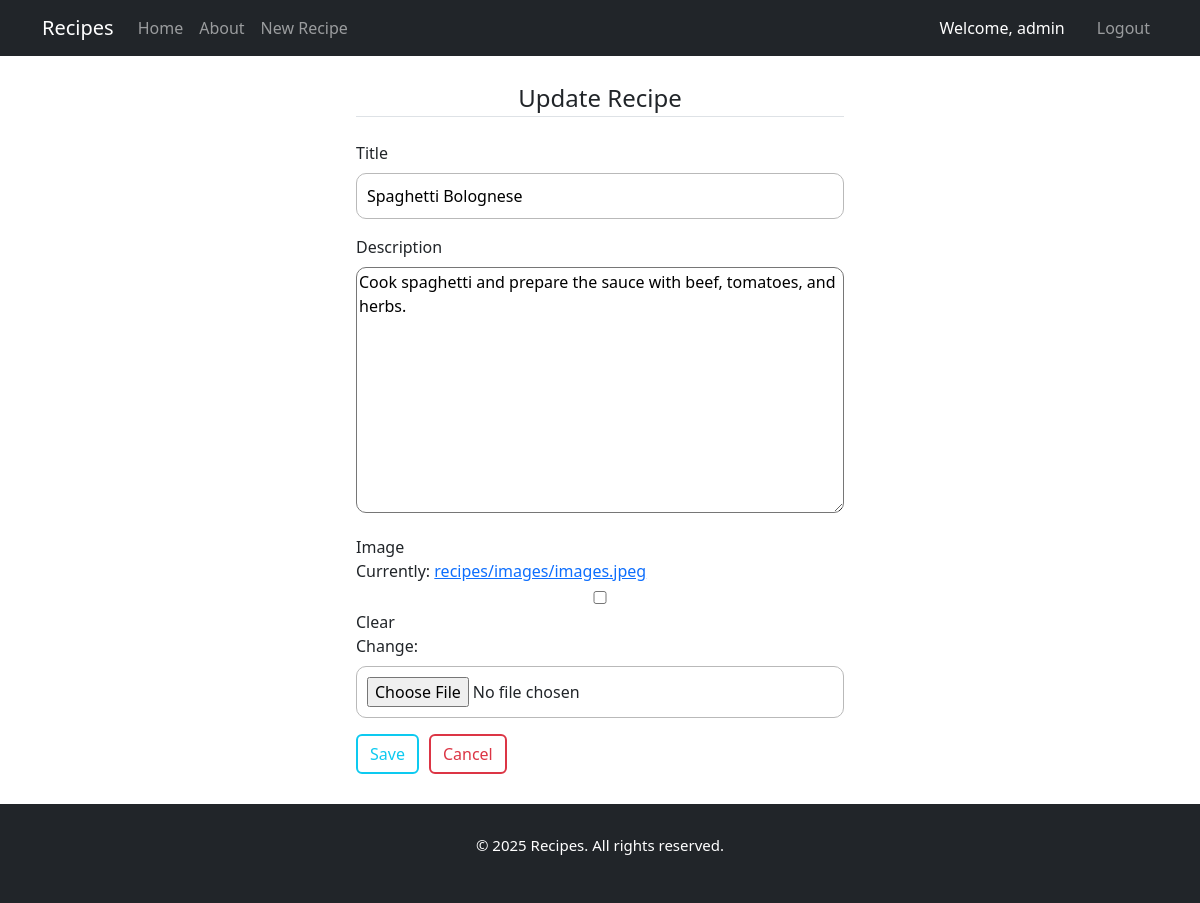
The page /recipe/1/update/ (signed in) on the database as committed earlier.
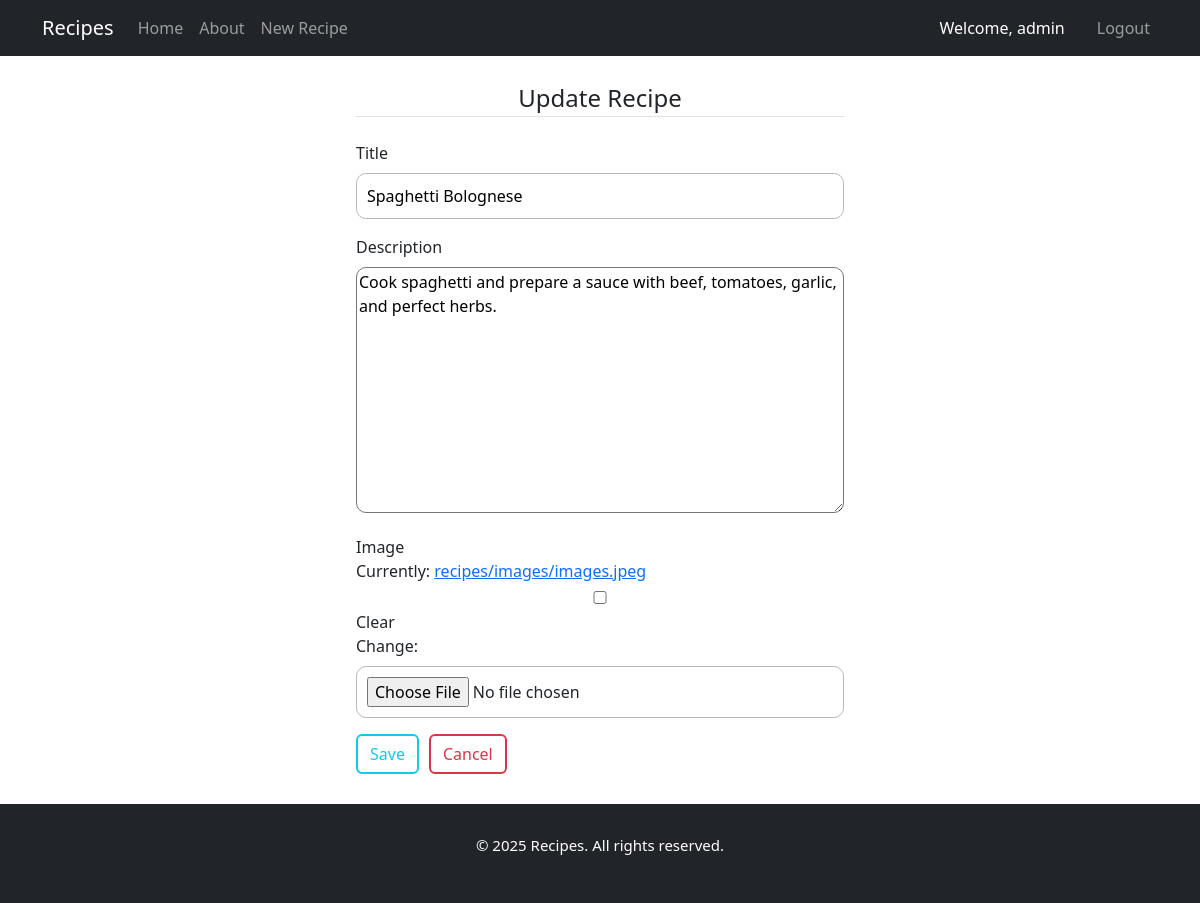
The same page on the database as committed later.
### recipes/models.py (models this page shows, shortened)
class Recipe(models.Model):
    title = models.CharField(max_length=100)
    description = models.TextField()
    image = models.ImageField(upload_to='recipes/images', blank=True, null=True)
    author = models.ForeignKey(User, on_delete=models.CASCADE)
    created_at = models.DateTimeField(auto_now_add=True)
    updated_at = models.DateTimeField(auto_now=True)

### recipes/views.py (the view, shortened to what this page needs)
# urls.py: path('recipe/<int:pk>/update/', views.RecipeUpdateView.as_view(), name="recipe-update"),
class RecipeUpdateView(UserPassesTestMixin ,LoginRequiredMixin ,UpdateView):
    model = models.Recipe
    template_name = 'recipes/recipe_update.html'
    fields = ['title', 'description', 'image']
    def test_func(self):
        recipe = self.get_object()
        return self.request.user == recipe.author
    def get_context_data(self, **kwargs):
        context = super().get_context_data(**kwargs)
        context['title'] = "Recipes | Update Recipe"
        return context

### recipes/templates/recipes/recipe_update.html (shortened to what this page needs)
{% extends 'recipes/base.html' %}
{% block content %}
<div class="col-md-6">
    <form method="POST" enctype="multipart/form-data">
        <fieldset class="form-group">
            <legend class="border-bottom mb-4 text-center">Update Recipe</legend>
            <div class="form-group mb-3">
                <label for="id_username">Title</label>
                <br>
                {{ form.title }}
            </div>
            <div class="form-group mb-3">
                <label for="id_email">Description</label>
                <br>
                {{ form.description }}
            </div>
            <div class="form-group mb-3">
                <label for="id_password1">Image</label>
                <br>
                {{ form.image }}
            </div>
            <div class="recipe-sav">
                <input type="submit" value="Save" class="btn btn-outline-info">
                <a href="{% url 'recipes-home' %}" class="btn btn-outline-danger">Cancel</a>
            </div>
        </fieldset>
    </form>
</div>
{% endblock content %}

Rows that differ between the two databases and show on the page:
changed Recipe "Spaghetti Bolognese": description "Cook spaghetti and prepare the sauce with beef, tomatoes, and herbs." → "Cook spaghetti and prepare a sauce with beef, tomatoes, garlic, and perfect herbs."
